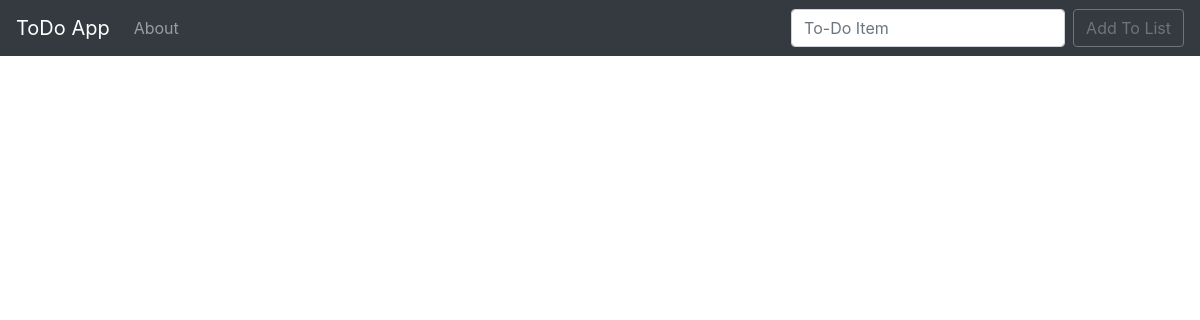
/, run on an earlier commit of the app's database.
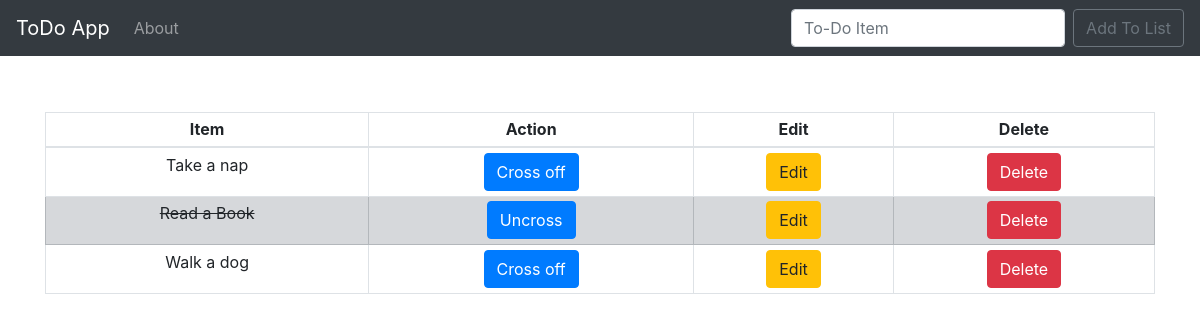
And on a later commit of the database.
### todo_list/models.py (models this page shows, shortened)
class List(models.Model):
    item = models.CharField(max_length=200)
    completed = models.BooleanField(default=False)

### todo_list/views.py (the view)
# urls.py: 2. Add a URL to urlpatterns:  path('', views.home, name='home')
def home(request):
    if request.method == "POST":
        form = ListForm(request.POST or None)
        if form.is_valid():
            form.save()
            messages.success(request, ('The item has been added to list successfully!'))
            all_items = List.objects.all
            return render(request, 'home.html', {'all_items': all_items})
    else:
        all_items = List.objects.all
        return render(request, 'home.html', {'all_items': all_items})

### todo_list/templates/home.html (shortened to what this page needs)
{% extends 'base.html' %}
{% block content %}
    <div class="content">
        {% if all_items %}
        <div class="table-responsive">
            <table class="table table-sm table-bordered">
                <thead>
                    <tr>
                    <th class="text-center" scope="col">Item</th>
                    <th class="text-center" scope="col">Action</th>
                    <th class="text-center" scope="col">Edit</th>
                    <th class="text-center" scope="col">Delete</th>
                    </tr>
                </thead>
                <tbody>
                {% for thing in all_items %}
                    {% if thing.completed %}
                        <tr class="table-secondary">
                            <td class="striker text-center">{{ thing.item }}</td>
                            <td class="text-center"><a class="btn btn-primary" href="{% url 'uncross' thing.id %}">Uncross</a></td>
                            <td class="text-center"><a class="btn btn-warning" href="{% url 'edit' thing.id %}">Edit</a></td>
                            <td class="text-center"><a class="btn btn-danger" href="{% url 'delete' thing.id %}">Delete</a></td>
                        </tr>
                    {% else %}
                    <tr>
                            <td class="text-center">{{ thing.item }}</td>
                            <td class="text-center"><a class="btn btn-primary" href="{% url 'cross_off' thing.id %}">Cross off</a></td>
                            <td class="text-center"><a class="btn btn-warning" href="{% url 'edit' thing.id %}">Edit</a></td>
                            <td class="text-center"><a class="btn btn-danger" href="{% url 'delete' thing.id %}">Delete</a></td>
                        </tr>
                    {% endif %}
                {% endfor %}
                </tbody>
            </table>
        </div>
        {% endif %}
    </div>
{% endblock content %}

What changed in the data, as far as the page shows it:
added List: item "Take a nap"
added List: item "Read a Book"
added List: item "Walk a dog"
Also different on the page:
text now shown: "Item Action Edit Delete"
